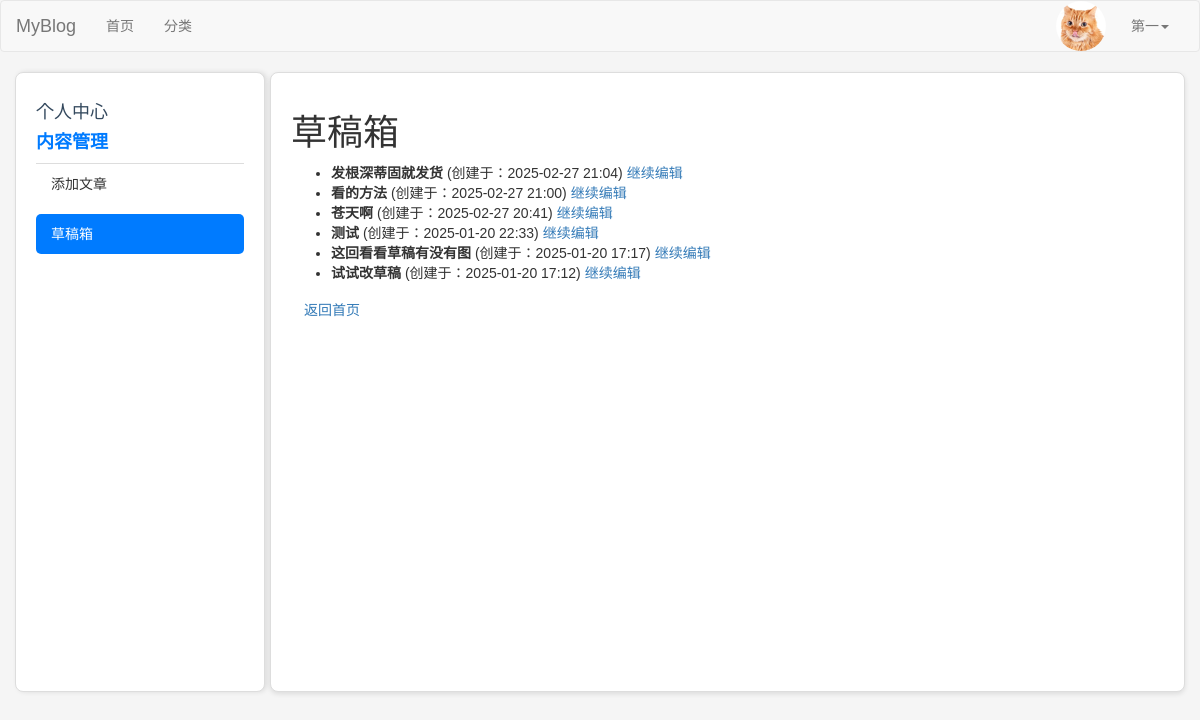
/drafts/ (signed in), run on an earlier commit of the app's database.
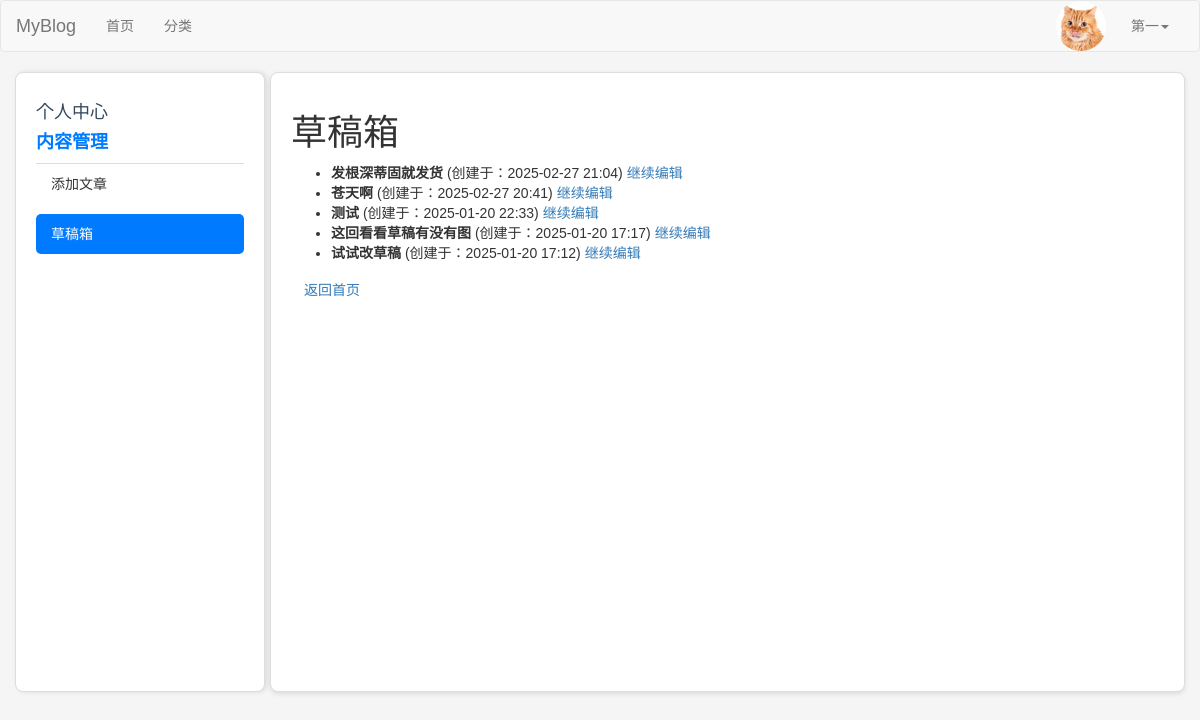
And on a later commit of the database.
### blog/models.py (models this page shows, shortened)
class Post(models.Model):
    DRAFT = 'draft'
    PUBLISHED = 'published'
    STATUS_CHOICES = [
        (DRAFT, '草稿'),
        (PUBLISHED, '已发布'),
    ]
    title = models.CharField(max_length=61, verbose_name="文章标题")
    desc = models.TextField(max_length=200, blank=True, default="", verbose_name="文章描述")
    category = models.ForeignKey(Category, on_delete=models.CASCADE, verbose_name="分类")
    content = models.TextField(verbose_name="文章详情")
    tags = models.ManyToManyField(Tag, related_name='posts', verbose_name="文章标签")  # 修改为 ManyToManyField
    owner = models.ForeignKey(User, on_delete=models.CASCADE, verbose_name="作者")
    is_hot = models.BooleanField(default=False, verbose_name='是否热门')
    pv = models.IntegerField(default=0, verbose_name='浏览量')
    add_date = models.DateTimeField(auto_now_add=True, verbose_name="添加时间")
    pub_date = models.DateTimeField(auto_now=True, verbose_name="修改时间")
    status = models.CharField(max_length=10, choices=STATUS_CHOICES, default=DRAFT, verbose_name="状态")
    liked_users = models.ManyToManyField(
        User,
        related_name="liked_posts",
        blank=True,
        verbose_name="点赞用户",
    )
    favorited_users = models.ManyToManyField(
        User,
        related_name="favorited_posts",
        blank=True,
        verbose_name="收藏用户",
    )
    class Meta:
        verbose_name = "文章"
        verbose_name_plural = verbose_name

### blog/views/post.py (the view)
# urls.py: path('drafts/', post.draft_list, name='draft_list'),  # 草稿箱
@login_required
def draft_list(request):
    drafts = Post.objects.filter(owner=request.user, status=Post.DRAFT).order_by('-add_date')
    return render(request, 'draft_list.html', { 'drafts': drafts, 'active_menu': 'content-manage', 'active_link': 'draft_list'})

### blog/templates/draft_list.html (shortened to what this page needs)
{% extends 'layout/user.html' %}
{% block user_content %}
    <h1>草稿箱</h1>
    <ul>
        {% for draft in drafts %}
            <li>
                <strong>{{ draft.title }}</strong> (创建于：{{ draft.add_date|date:"Y-m-d H:i" }})
                <a href="{% url 'blog:edit_draft' draft.id %}">继续编辑</a>
            </li>
        {% empty %}
            <p>暂无草稿。</p>
        {% endfor %}
    </ul>
    <a href="{% url 'blog:index' %}" class="btn btn-secondary">返回首页</a>
{% endblock %}

What changed in the data, as far as the page shows it:
no longer on this page (row edited): Post: title "看的方法", add_date "2025-02-27 21:00"
